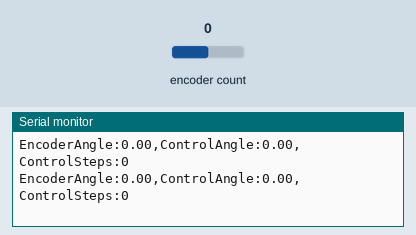
The sketch below on a simulated Arduino Uno, built with avr-gcc and run on an emulated ATmega328P. On the bench: the last lines printed to the serial monitor. The test bench sets the inputs (shaded band); at power-on: encoder count 0.

Above: at 1.2 s.
1.3 s: encoder count set to 1
At 1.8 s:
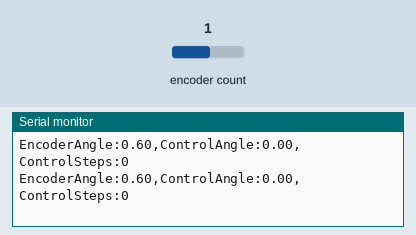
2.8 s: encoder count set to 2
At 3.4 s:
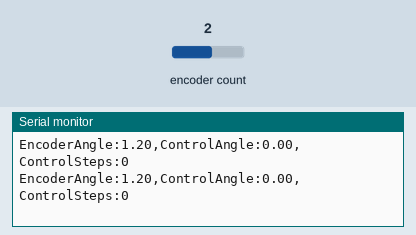
Timing chart, 0 to 5.8 s (numbered marks = the images above; inputs shaded):
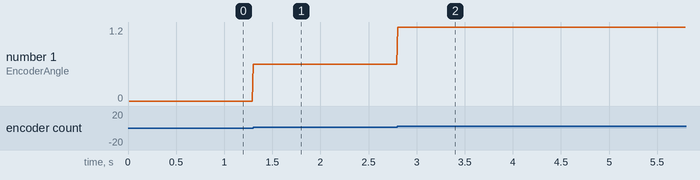

The sketch:

FurutaPendulumController.ino
```cpp
#include <Encoder.h>
#include <AccelStepper.h>
#include <AutoPID.h>

// encoder
Encoder encoder(2, 3);
const int encoderStepsPerRevolution = 2400;
const double encoderDegreesPerStep = 360. / (double)encoderStepsPerRevolution;

// stepper
AccelStepper stepper(AccelStepper::DRIVER, 4, 5);
const int motorStepsPerRevolution = 400;
const double motorDegreesPerStep = 360. / (double)motorStepsPerRevolution;
const int maxSpeed = 100 * motorStepsPerRevolution;
const int maxAcceleration = 100 * motorStepsPerRevolution;

// PID
double encoderAngle = 0;
double controlAngle = 0;
double targetAngle = 180;
double minControlAngle = -90;
double maxControlAngle = 90;
double minActiveAngle = 140;
double maxActiveAngle = 220;
double kp = 0.1;
double ki = 10;
double kd = 0;
long controlSteps = 0;
long controlTimestep = 1;
AutoPID pid(&encoderAngle, &targetAngle, &controlAngle, minControlAngle, maxControlAngle, kp, ki, kd);

// logging
unsigned long lastLogTimestamp = millis();
int logInterval = 10;

void setup() {
  Serial.begin(115200);

  stepper.setMaxSpeed(maxSpeed);
  stepper.setAcceleration(maxAcceleration);

  pid.setTimeStep(controlTimestep);
}

void readEncoder() {
  int pos = encoder.read() % encoderStepsPerRevolution;
  double angle = (double)pos * encoderDegreesPerStep;
  if (angle < 0) {
    angle += 360;
  }
  encoderAngle = angle;
}

void log() {
  unsigned long currentTimestamp = millis();

  if (currentTimestamp - lastLogTimestamp > logInterval) {
    Serial.print("EncoderAngle:");
    Serial.print(encoderAngle);
    Serial.print(",");
    Serial.print("ControlAngle:");
    Serial.print(controlAngle);
    Serial.print(",");
    Serial.print("ControlSteps:");
    Serial.print(controlSteps);
    Serial.println();
    lastLogTimestamp = currentTimestamp;
  }
}

void stopPID() {
  pid.stop();
  pid.reset();
  controlSteps = 0;
  controlAngle = 0;
}

void updateControlSteps() {
  controlSteps = (long)floor(controlAngle / motorDegreesPerStep);
}

void runController() {
  readEncoder();

  if (encoderAngle <= maxActiveAngle && encoderAngle >= minActiveAngle) {
    pid.run();
    updateControlSteps();
    stepper.move(controlSteps);
    stepper.run();
  } else {
    stepper.stop();
    stopPID();
  }

  log();
}

bool isClockwise = true;

void runMotorTest() {
  long currentPosition = stepper.currentPosition();
  if (isClockwise) {
    stepper.runToNewPosition(currentPosition + motorStepsPerRevolution);
  } else {
    stepper.runToNewPosition(currentPosition - motorStepsPerRevolution);
  }
  delay(1000);
  isClockwise = !isClockwise;
}

void loop() {
  runController();
}
```

Measured:
- after the input at 1.3 s, the serial monitor: prints a new line at once (image 1)
- after the input at 2.8 s, the serial monitor: prints a new line at once (image 2)
- plotted number 1: 0 → 0.6 after the input at 1.3 s, 0.6 → 1.2 after the input at 2.8 s
